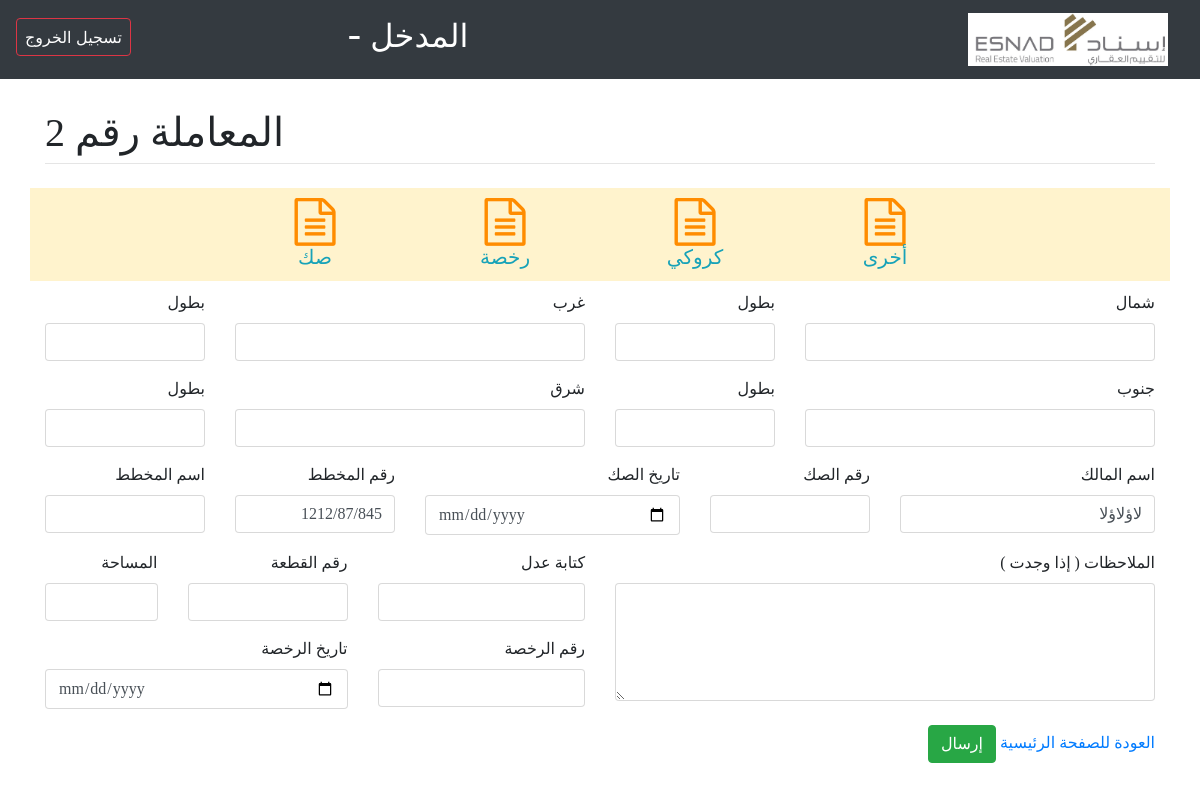
Screenshot of /dataEntry/updateCaseData/2/ with the database file from the repository.
### case/models.py (models this page shows, shortened)
class RealEstateDocument(models.Model):
    realEstate = models.ForeignKey(RealEstate,on_delete=models.CASCADE)
    document_type = models.CharField(max_length=50)
    document = models.FileField(upload_to=RealEstateDocumentCustomization)

class RealEstate(models.Model):
    contact_name    = models.CharField(verbose_name= "اسم رقم التواصل", max_length=50)
    contact_number  = models.BigIntegerField(verbose_name= "رقم التواصل")
    agent_name      = models.CharField(max_length=15,default='وزارة الإسكان', editable=False)
    region_id       = models.ForeignKey(Region, verbose_name= "المنطقة", on_delete=models.CASCADE)
    city_id         = models.ForeignKey(City, verbose_name= "المدينة", on_delete=models.CASCADE)
    neighborhood_id = models.ForeignKey(Neighborhood, verbose_name= "الحي", on_delete=models.CASCADE)
    location        = models.URLField(verbose_name="الموقع", blank=True, null= True)
    coordinator_note= models.TextField(verbose_name="الملاحظات ( إذا وجدت )", blank=True, null=True, default='لا توجد')
    north_direction_value  = models.CharField(verbose_name="شمال", max_length=100, blank=True, null=True)
    north_length           = models.CharField(verbose_name="بطول", max_length=50, blank=True, null=True)
    west_direction_value   = models.CharField(verbose_name="غرب", max_length=100, blank=True, null=True)
    west_length            = models.CharField(verbose_name="بطول", max_length=50, blank=True, null=True)
    south_direction_value  = models.CharField(verbose_name="جنوب", max_length=100, blank=True, null=True)
    south_length           = models.CharField(verbose_name="بطول", max_length=50, blank=True, null=True)
    east_direction_value   = models.CharField(verbose_name="شرق", max_length=100, blank=True, null=True)
    east_length            = models.CharField(verbose_name="بطول", max_length=50, blank=True, null=True)
    owner_name      = models.CharField(verbose_name="اسم المالك", max_length=50, blank=True, null=True)
    deed_number     = models.CharField(verbose_name="رقم الصك", max_length=15, blank=True, null=True)
    deed_date       = models.DateField(verbose_name="تاريخ الصك", blank=True, null=True)
    notary          = models.CharField(verbose_name="كتابة عدل", max_length=50, blank=True, null=True)
    outline_number  = models.CharField(verbose_name="رقم المخطط", max_length=15, blank=True, null=True)
    outline_name    = models.CharField(verbose_name="اسم المخطط", max_length=50, blank=True, null=True)
    piece_number    = models.CharField(verbose_name="رقم القطعة", max_length=15, blank=True, null=True)
    area            = models.DecimalField(verbose_name="المساحة", max_digits=10, decimal_places=2, blank=True, null=True)
    license_number  = models.CharField(verbose_name="رقم الرخصة", max_length=15, blank=True, null=True)
    license_date    = models.DateField(verbose_name="تاريخ الرخصة", blank=True, null=True)
    dataEntry_note  = models.TextField(verbose_name="الملاحظات ( إذا وجدت )", blank=True, null=True)
    public_location         = models.ForeignKey(PublicLocation, verbose_name="الموقع العام", on_delete=models.CASCADE, blank=True, null=True)
    architectural_design    = models.ForeignKey(ArchitecturalDesign, verbose_name="التصميم المعماري", on_delete=models.CASCADE, blank=True, null=True)
    slope                   = models.ForeignKey(Slope, verbose_name="المنسوب", on_delete=models.CASCADE, blank=True, null=True)
    street_condition        = models.ForeignKey(StreetCondition, verbose_name="الشوارع", on_delete=models.CASCADE, blank=True, null=True)
    street_condition_pic    = models.ImageField(verbose_name="صورة الشارع", upload_to=StreetConditionCustomization, blank=True, null=True)
    nearest_street_name     = models.CharField(verbose_name="اسم أقرب شارع", max_length=50, blank=True, null=True)
    distance_nearest_street = models.DecimalField(verbose_name="على بعد", max_digits=10, decimal_places=3, blank=True, null=True)
    skeleton_structure      = models.ForeignKey(SkeletonStructure, verbose_name="الهيكل الأنشائي", on_delete=models.CASCADE, blank=True, null=True)
    ceiling_type            = models.ForeignKey(CeillingType, verbose_name="نوع الأسقف", on_delete=models.CASCADE, blank=True, null=True)
    facade                  = models.ManyToManyField(Facade, verbose_name="الواجهات", through="FacadeRealEstate")
    utility                 = models.ManyToManyField(Utility, verbose_name="الخدمات")
    outside_fences          = models.OneToOneField(Outside_Fences_7oash, verbose_name="الأسوار الخارجية والأحواش", on_delete=models.CASCADE, blank=True, null=True)
    insulation_type         = models.ForeignKey(InsulationType, verbose_name="أنواع العزل", on_delete=models.CASCADE, blank=True, null=True)
    roof                    = models.ForeignKey(Roof, verbose_name="السطح", on_delete=models.CASCADE, blank=True, null=True)
    top_garage              = models.ForeignKey(TopGarage, verbose_name="الملحق العلوي", on_delete=models.CASCADE, blank=True, null=True)
    swim_pool               = models.ForeignKey(SwimPool, verbose_name="المسبح", on_delete=models.CASCADE, blank=True, null=True)
    hoash_ground            = models.ForeignKey(HoashGround, verbose_name="أرضية الحوش", on_delete=models.CASCADE, blank=True, null=True)
    garden                  = models.ForeignKey(Garden, verbose_name="الحديقة", on_delete=models.CASCADE, blank=True, null=True)
    basement                = models.ForeignKey(Basement, verbose_name="القبو", on_delete=models.CASCADE, blank=True, null=True)
    elevator                = models.ForeignKey(Elevator, verbose_name="المصعد", on_delete=models.CASCADE, blank=True, null=True)
    before_entring_building_note    = models.TextField(verbose_name="ملاحظات قبل دخول العقار", blank=True, null=True)
    after_entring_building_note     = models.TextField(verbose_name="ملاحظات بعد دخول العقار", blank=True, null=True)
    roof_note               = models.TextField(verbose_name="ملاحظات السطح و الملحق العلوي", blank=True, null=True)
    real_estate_age         = models.DecimalField(verbose_name="عمر العقار", max_digits=5, decimal_places=2, blank=True, null=True)

### dataEntry/views.py (the view, shortened to what this page needs)
# urls.py: path('/updateCaseData/<int:pk>/', dataEntryCase, name = 'DE_updateCase'),
def dataEntryCase(request, pk=None):
    instance = get_object_or_404(RealEstate, pk = pk)
    form = DataEntryForm(request.POST or None, instance= instance )
    context = {
        'form'      : form,
        'case_ID'   : instance.pk,
        'files'     : instance.realestatedocument_set.all()
    }
    return render(request, 'dataEntry/updateCase.html', context)

### dataEntry/forms.py
class DataEntryForm(ModelForm):
    deed_date = DateField(
        widget= TextInput(
            attrs={'type': 'date'}
        ),
        label='تاريخ الصك',
        required=False
    )
    license_date = DateField(
        widget= TextInput(
            attrs={'type': 'date'}
        ),
        label='تاريخ الرخصة',
        required=False
    )
    class Meta:
        model = RealEstate
        fields= ('north_direction_value', 'north_length', 'west_direction_value', 'west_length', 'south_direction_value', 'south_length', 'east_direction_value', 'east_length', 'owner_name', 'deed_number', 'deed_date', 'notary', 'outline_number', 'outline_name', 'piece_number','area', 'license_number', 'license_date', 'dataEntry_note')
        widgets = {
            'dataEntry_note': Textarea(attrs={'rows': 5}),
        }

### dataEntry/templates/dataEntry/updateCase.html (shortened to what this page needs)
{% extends 'base.html' %}
{% load static %}
{% load crispy_forms_tags %}
{% block cssFiles %}
	<link rel="stylesheet" href="https://cdn.rtlcss.com/bootstrap/v4.2.1/css/bootstrap.min.css">
  <link rel="stylesheet" type="text/css" href="{% static 'css/util.css' %}">
{% endblock cssFiles %}
{% block content %}
<nav class="navbar navbar-expand-lg navbar-dark bg-dark" dir="rtl">
    <a class="navbar-brand" href="{% url 'DataEntry:homepage' %}">
        <img width="200px" src="{% static 'images/Esnad_logo.png' %}" alt="">
    </a>
    <div class="collapse navbar-collapse" id="navbarColor02">
      <ul class="navbar-nav mr-auto">
        <li class="nav-item active">
          <a class="nav-link" > </a>
        </li>
        <li class="nav-item m-l-200">
            <h2 class="text-white">المدخل - </h2>
        </li>
        <li class="nav-item">
            <a class="nav-link" ></a>
        </li>
        <li class="nav-item">
              <a href="{% url 'Account:logout' %}" class="nav-link text-white btn btn-outline-danger">تسجيل الخروج</a>
        </li>
      </ul>
    </div>
</nav>
<div class="container" style="font-family: cursive;">
    <div class="row justify-content-center m-b-50">
        <div class="col-12">
            <br>
            <h1 class="mt-2">المعاملة رقم {{case_ID}}</h1>
            <hr class="mt-0 mb-4">
            <div class="row text-center justify-content-center p-t-10 p-b-10 m-b-10" style="background-color: #fff3cd; border-color: #ffeeba;">
              {% if files %}
                {% for file in files %}
                  <div class="col-2 of-hidden">
                    <a class="h5 text-info" href="{{file.document.url}}" target="_blank" style="text-decoration:none">
                      <i class="fa fa-file-text-o" style="font-size:48px;color:darkorange;"></i>
                      <br>
                      {{file.document_type}}
                    </a>
                  </div>
                {% endfor %}
              {% else %}
                <h4>لا توجد ملفات مرفقة لهذه المعاملة</h4>
              {% endif %}
            </div>
            <form method="post" style="direction: rtl;" id="dataEntryForm"  enctype="multipart/form-data">
                <div class="row">
                  <div class="col-4">
                    {{ form.north_direction_value|as_crispy_field }}
                  </div>
                  <div class="col-2">
                    {{ form.north_length|as_crispy_field }}
                  </div>
                  <div class="col-4">
                    {{ form.west_direction_value|as_crispy_field }}
                  </div>
                  <div class="col-2">
                    {{ form.west_length|as_crispy_field }}
                  </div>
                </div>
                <div class="row">
                  <div class="col-4">
                    {{ form.south_direction_value|as_crispy_field }}
                  </div>
                  <div class="col-2">
                    {{ form.south_length|as_crispy_field }}
                  </div>
                  <div class="col-4">
                    {{ form.east_direction_value|as_crispy_field }}
                  </div>
                  <div class="col-2">
                    {{ form.east_length|as_crispy_field }}
                  </div>
                </div>
                <div class="row">
                  <div class="col-3">
                    {{ form.owner_name|as_crispy_field }}
                  </div>
                  <div class="col-2">
                    {{ form.deed_number|as_crispy_field }}
                  </div>
                  <div class="col-3">
                    {{ form.deed_date|as_crispy_field }}
                  </div>
                  <div class="col-2">
                    {{ form.outline_number|as_crispy_field }}
                  </div>
                  <div class="col-2">
                    {{ form.outline_name|as_crispy_field }}
                  </div>
                </div>
                <div class="row">
                  <div class="col-6">
                      {{ form.dataEntry_note|as_crispy_field }}
                  </div>
                  <div class="col-6">
                    <div class="row">
                      <div class="col-5">
                        {{ form.notary|as_crispy_field }}
                      </div>
                      <div class="col-4">
                        {{ form.piece_number|as_crispy_field }}
                      </div>
                      <div class="col-3">
                        {{ form.area|as_crispy_field }}
                      </div>
                    </div>
                    <div class="row">
                        <div class="col-5">
                          {{ form.license_number|as_crispy_field }}
                        </div>
                        <div class="col-7">
                          {{ form.license_date|as_crispy_field }}
                        </div>
                      </div>
                  </div>
                </div>
                <a href="{% url 'DataEntry:homepage' %}">العودة للصفحة الرئيسية</a>
                <button type="submit" class="btn btn-success">إرسال</button>
            </form>
        </div>
    </div>
</div>
{% endblock content %}

### rows the page displays
RealEstateDocument: document_type "صك"
RealEstateDocument: document_type "رخصة"
RealEstateDocument: document_type "كروكي"
RealEstateDocument: document_type "أخرى"
RealEstate: owner_name "لاؤلاؤلا", outline_number "1212/87/845"

### other values shown
{{ case_ID }} "2"
